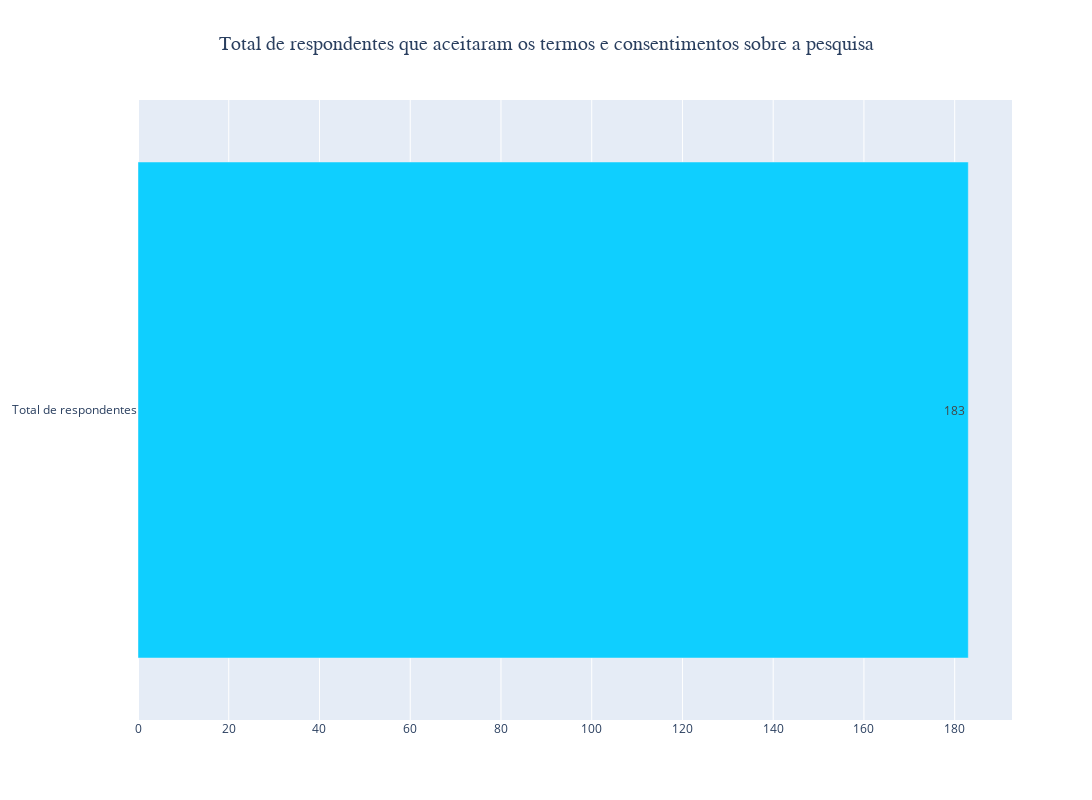

The cell this chart's notebook holds for it:
### Code cell
# Conta quantas linhas tem a base de dados, oque é o mesmo que contar quantas respostas foram dadas
total = df.shape[0]

# Cria um grafico de barras horizontais
fig = go.Figure(data=[go.Bar(x=[total], y=['Total de respondentes'], orientation='h', marker=dict(color=cores.azul))])

# Adiciona o valor de cada barra no gráfico com o valor
fig.update_traces(text=[total], textposition='auto')

# Atualiza o layout do gráfico
fig.update_layout(
    title='Total de respondentes que aceitaram os termos e consentimentos sobre a pesquisa',
    title_font_size=20,
    title_font_family='Arial',
    title_x=0.5,
    autosize=False,
    width=1400,
    height=800,
)

fig.show()

### Figure 1 — Plotly figure (JSON) as saved in the notebook; plotly's stock layout.template omitted (floating-point values rounded to 4 significant figures)
{"data": [{"marker": {"color": "#0fcfff"}, "orientation": "h", "text": ["183"], "textposition": "auto", "type": "bar", "x": [183], "y": ["Total de respondentes"]}], "layout": {"autosize": false, "height": 800, "title": {"font": {"family": "Arial", "size": 20}, "text": "Total de respondentes que aceitaram os termos e consentimentos sobre a pesquisa", "x": 0.5}, "width": 1400}}
